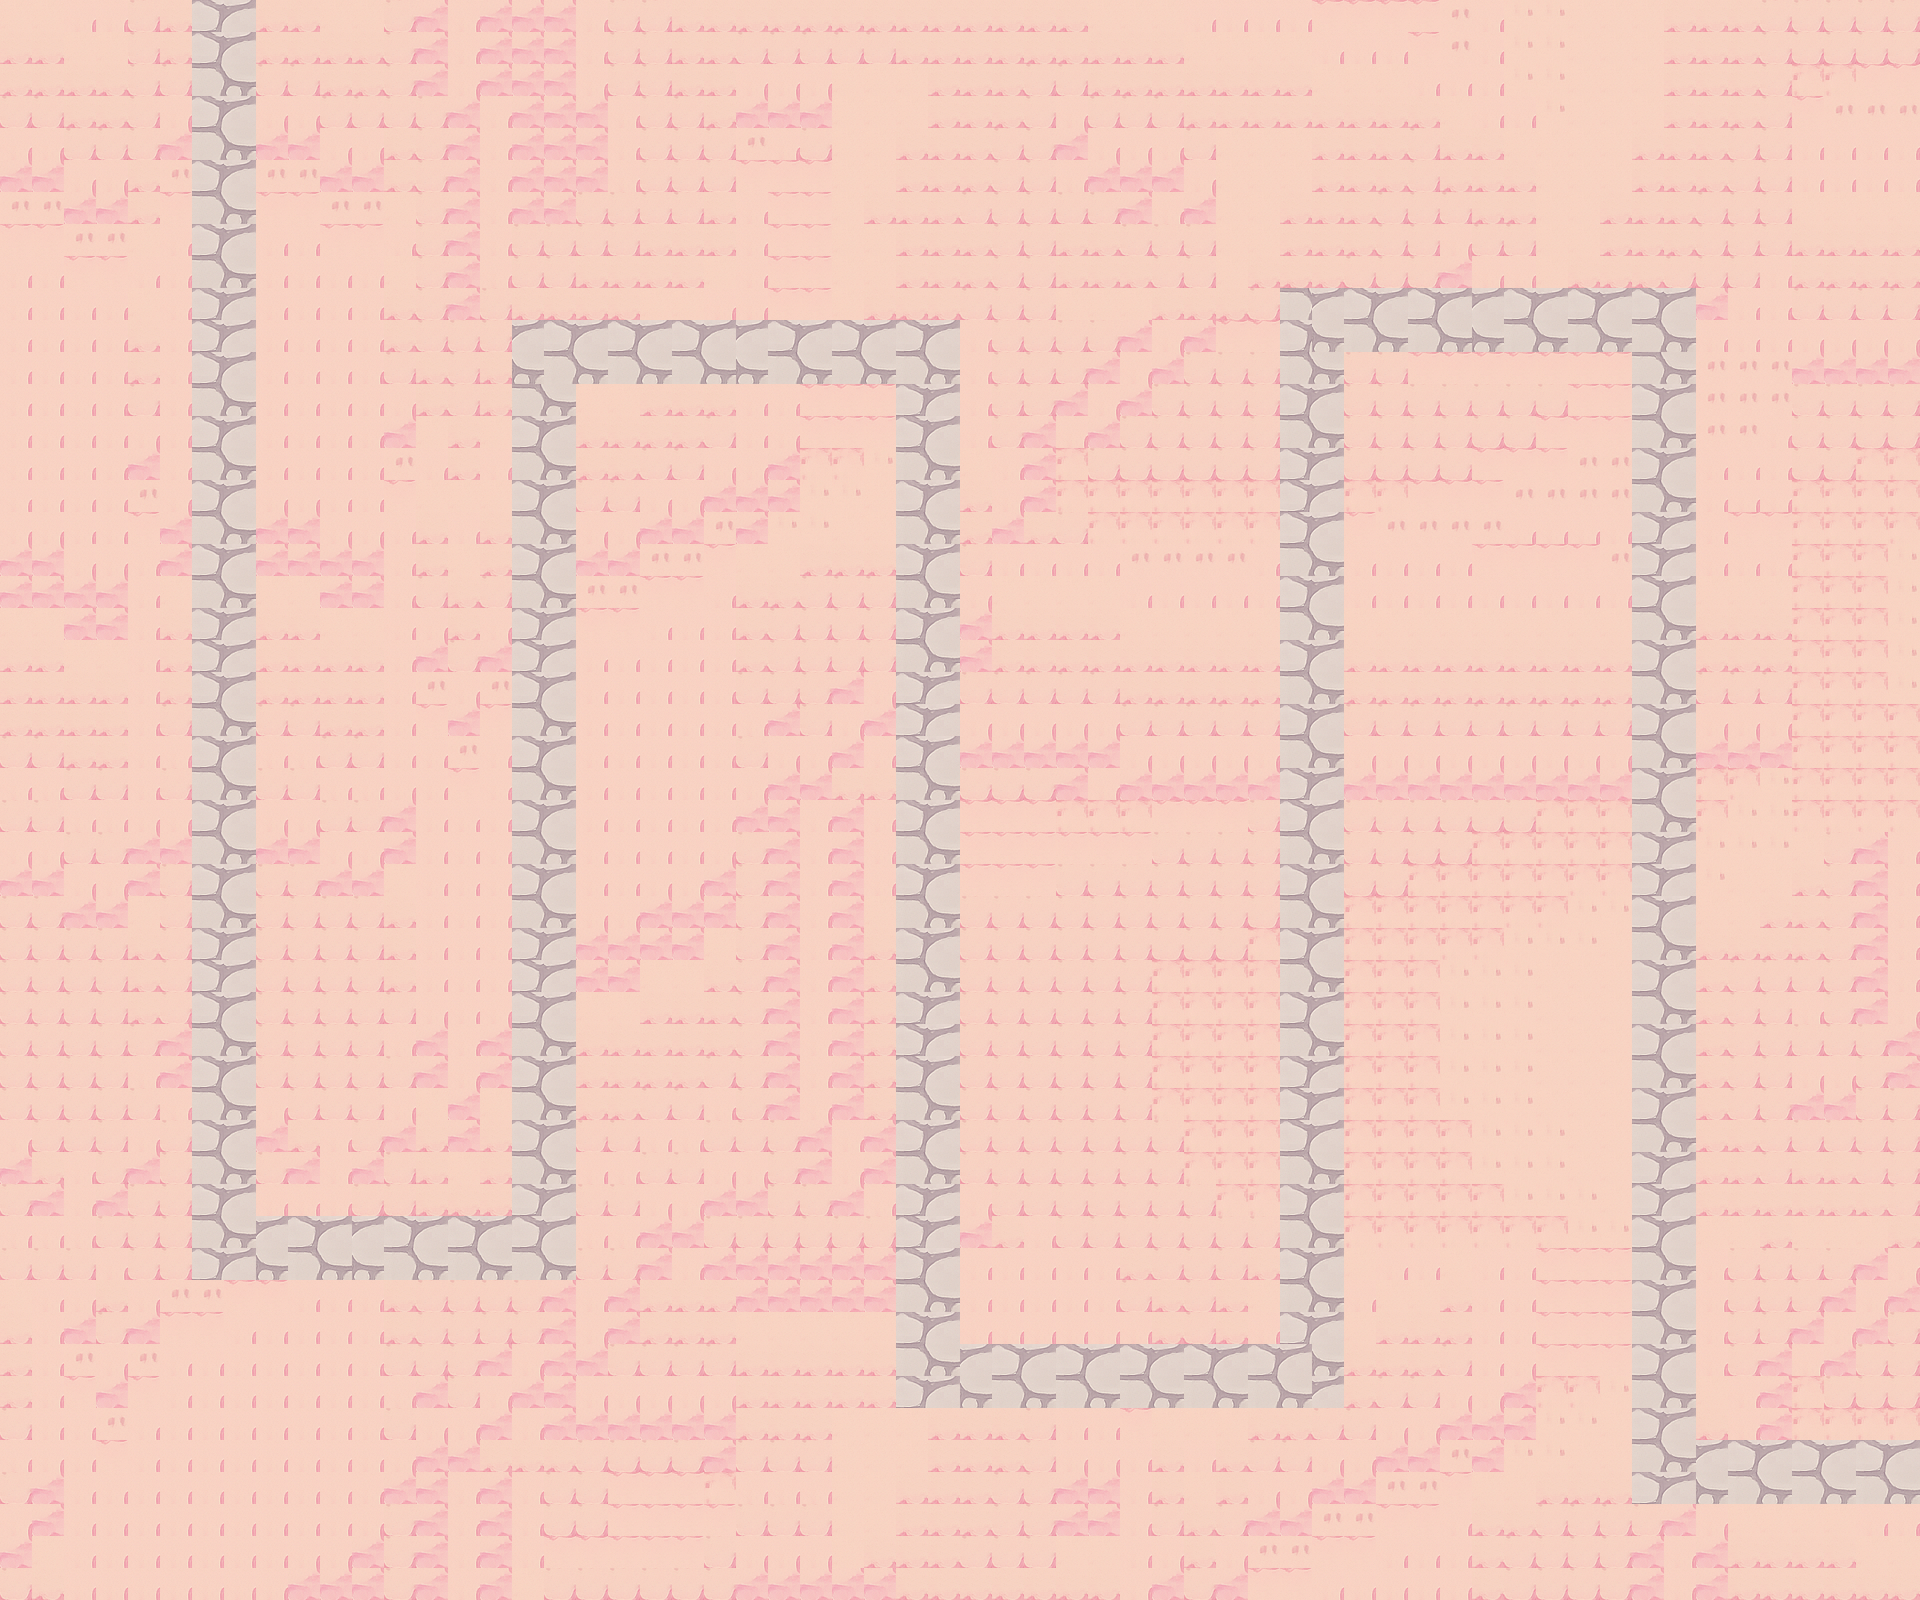

This is a level from a 2D game, rendered from its Tiled map with the project's own tilesets. A one-line summary and the map file follow, with tile-layer data summarised:
An orthogonal 60x50 tile map with 32x32 px tiles, 3 tile layers (Ground Layer, Trees, collision) and 1 object.

<map version="1.10" tiledversion="1.11.2" orientation="orthogonal" renderorder="right-down" width="60" height="50" tilewidth="32" tileheight="32" infinite="0" nextlayerid="6" nextobjectid="2">
 <editorsettings>
  <export target="map_six.json" format="json" />
 </editorsettings>
 <tileset firstgid="1" source="../assets/images/tilesets/ground_tiles.tsx" />
 <layer id="1" name="Ground Layer" width="60" height="50" locked="1">
  <data>[3000 cells, 3000 non-empty, 13 distinct tile ids]</data>
 </layer>
 <objectgroup id="4" name="path" class="path" locked="1">
  <object id="1" x="221.212" y="-27.2727">
   <polyline points="0,0 3.0303,1275.76 321.212,1269.7 321.212,381.818 703.03,381.818 706.061,1409.09 1090.91,1400 1090.91,348.485 1445.45,348.485 1442.42,1503.03 1724.24,1496.97" />
  </object>
 </objectgroup>
 <layer id="2" name="Trees" width="60" height="50" locked="1">
  <data>[3000 cells, 0 non-empty, 0 distinct tile ids]</data>
 </layer>
 <layer id="3" name="collision" width="60" height="50" locked="1">
  <data>[3000 cells, 0 non-empty, 0 distinct tile ids]</data>
 </layer>
 <objectgroup id="5" name="CrystalEchoes" class="crystal" locked="1" />
</map>
